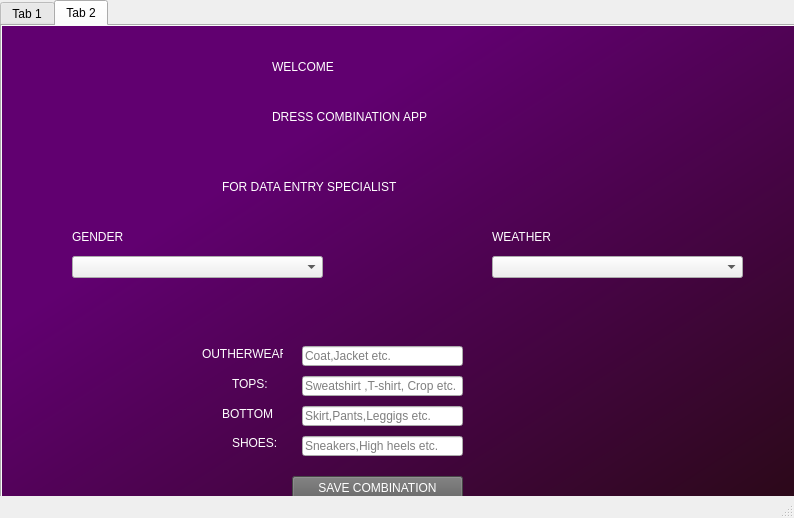
<?xml version="1.0" encoding="UTF-8"?>
<ui version="4.0">
 <class>MainWindow</class>
 <widget class="QMainWindow" name="MainWindow">
  <property name="geometry">
   <rect>
    <x>0</x>
    <y>0</y>
    <width>794</width>
    <height>518</height>
   </rect>
  </property>
  <property name="windowTitle">
   <string>MainWindow</string>
  </property>
  <widget class="QWidget" name="centralwidget">
   <widget class="QTabWidget" name="tabWidget">
    <property name="geometry">
     <rect>
      <x>0</x>
      <y>0</y>
      <width>801</width>
      <height>611</height>
     </rect>
    </property>
    <property name="styleSheet">
     <string notr="true">QWidget#widget{
background-color:qlineargradient(spread:pad, x1:0.944, y1:0.909, x2:0.346, y2:0.226, stop:0 rgba(41, 9, 21, 255), stop:1 rgba(97, 0, 112, 255))
}</string>
    </property>
    <property name="currentIndex">
     <number>1</number>
    </property>
    <widget class="QWidget" name="tab">
     <attribute name="title">
      <string>Tab 1</string>
     </attribute>
     <widget class="QComboBox" name="cityComboBox">
      <property name="geometry">
       <rect>
        <x>440</x>
        <y>230</y>
        <width>281</width>
        <height>22</height>
       </rect>
      </property>
      <property name="styleSheet">
       <string notr="true">color:rgb(255, 255, 255)</string>
      </property>
     </widget>
     <widget class="QPushButton" name="showButton">
      <property name="geometry">
       <rect>
        <x>320</x>
        <y>280</y>
        <width>131</width>
        <height>41</height>
       </rect>
      </property>
      <property name="styleSheet">
       <string notr="true">color:white;
background-color:rgb(98, 98, 98);</string>
      </property>
      <property name="text">
       <string>SHOW COMBINATIONS</string>
      </property>
     </widget>
     <widget class="QComboBox" name="genderComboBox">
      <property name="geometry">
       <rect>
        <x>70</x>
        <y>230</y>
        <width>251</width>
        <height>22</height>
       </rect>
      </property>
      <property name="styleSheet">
       <string notr="true">color:rgb(255, 255, 255)</string>
      </property>
     </widget>
     <widget class="QLabel" name="label">
      <property name="geometry">
       <rect>
        <x>70</x>
        <y>190</y>
        <width>141</width>
        <height>21</height>
       </rect>
      </property>
      <property name="styleSheet">
       <string notr="true">font: 75 20pt &quot;MS Shell Dlg 2&quot;;
color:white;</string>
      </property>
      <property name="text">
       <string>GENDER</string>
      </property>
     </widget>
     <widget class="QLabel" name="label_2">
      <property name="geometry">
       <rect>
        <x>450</x>
        <y>190</y>
        <width>141</width>
        <height>21</height>
       </rect>
      </property>
      <property name="styleSheet">
       <string notr="true">font: 75 20pt &quot;MS Shell Dlg 2&quot;;
color:white;</string>
      </property>
      <property name="text">
       <string>CITY</string>
      </property>
     </widget>
     <widget class="QLabel" name="label_3">
      <property name="geometry">
       <rect>
        <x>260</x>
        <y>10</y>
        <width>241</width>
        <height>81</height>
       </rect>
      </property>
      <property name="styleSheet">
       <string notr="true">font: 75 38pt &quot;MS Shell Dlg 2&quot;;
color:white;
</string>
      </property>
      <property name="text">
       <string>WELCOME</string>
      </property>
     </widget>
     <widget class="QLabel" name="label_4">
      <property name="geometry">
       <rect>
        <x>260</x>
        <y>90</y>
        <width>241</width>
        <height>21</height>
       </rect>
      </property>
      <property name="styleSheet">
       <string notr="true">font: 75 15pt &quot;MS Shell Dlg 2&quot;;
color:white;</string>
      </property>
      <property name="text">
       <string>DRESS COMBINATION APP</string>
      </property>
     </widget>
     <widget class="QLabel" name="label_5">
      <property name="geometry">
       <rect>
        <x>70</x>
        <y>350</y>
        <width>241</width>
        <height>20</height>
       </rect>
      </property>
      <property name="styleSheet">
       <string notr="true">font: 75 11pt &quot;MS Shell Dlg 2&quot;;
color:white;</string>
      </property>
      <property name="text">
       <string>SUGGESTIONS FOR THE WEATHER</string>
      </property>
     </widget>
     <widget class="QWidget" name="widget_2" native="true">
      <property name="geometry">
       <rect>
        <x>0</x>
        <y>0</y>
        <width>801</width>
        <height>481</height>
       </rect>
      </property>
      <property name="styleSheet">
       <string notr="true">background-color:qlineargradient(spread:pad, x1:0.944, y1:0.909, x2:0.346, y2:0.226, stop:0 rgba(41, 9, 21, 255), stop:1 rgba(97, 0, 112, 255))
</string>
      </property>
      <widget class="QLabel" name="combinationLabel">
       <property name="geometry">
        <rect>
         <x>0</x>
         <y>390</y>
         <width>791</width>
         <height>121</height>
        </rect>
       </property>
       <property name="styleSheet">
        <string notr="true">color:white;
font: 75 20pt &quot;MS Shell Dlg 2&quot;;</string>
       </property>
       <property name="text">
        <string/>
       </property>
      </widget>
      <widget class="QLabel" name="label_16">
       <property name="geometry">
        <rect>
         <x>480</x>
         <y>350</y>
         <width>81</width>
         <height>20</height>
        </rect>
       </property>
       <property name="styleSheet">
        <string notr="true">
font: 75 11pt &quot;MS Shell Dlg 2&quot;;
color:white;
</string>
       </property>
       <property name="text">
        <string>WEATHER:</string>
       </property>
      </widget>
      <widget class="QLabel" name="weatherLabel">
       <property name="enabled">
        <bool>true</bool>
       </property>
       <property name="geometry">
        <rect>
         <x>560</x>
         <y>340</y>
         <width>131</width>
         <height>51</height>
        </rect>
       </property>
       <property name="styleSheet">
        <string notr="true">QWidget#widget{
}</string>
       </property>
       <property name="text">
        <string/>
       </property>
      </widget>
     </widget>
     <zorder>widget_2</zorder>
     <zorder>cityComboBox</zorder>
     <zorder>showButton</zorder>
     <zorder>genderComboBox</zorder>
     <zorder>label</zorder>
     <zorder>label_2</zorder>
     <zorder>label_3</zorder>
     <zorder>label_4</zorder>
     <zorder>label_5</zorder>
    </widget>
    <widget class="QWidget" name="tab_2">
     <attribute name="title">
      <string>Tab 2</string>
     </attribute>
     <widget class="QLabel" name="label_7">
      <property name="geometry">
       <rect>
        <x>270</x>
        <y>80</y>
        <width>321</width>
        <height>21</height>
       </rect>
      </property>
      <property name="styleSheet">
       <string notr="true">font: 75 15pt &quot;MS Shell Dlg 2&quot;;
color:white;</string>
      </property>
      <property name="text">
       <string>DRESS COMBINATION APP</string>
      </property>
     </widget>
     <widget class="QLabel" name="label_8">
      <property name="geometry">
       <rect>
        <x>220</x>
        <y>150</y>
        <width>321</width>
        <height>21</height>
       </rect>
      </property>
      <property name="styleSheet">
       <string notr="true">font: 75 18pt &quot;MS Shell Dlg 2&quot;;
color:white;</string>
      </property>
      <property name="text">
       <string>FOR DATA ENTRY SPECIALIST</string>
      </property>
     </widget>
     <widget class="QLabel" name="label_9">
      <property name="geometry">
       <rect>
        <x>70</x>
        <y>200</y>
        <width>81</width>
        <height>21</height>
       </rect>
      </property>
      <property name="styleSheet">
       <string notr="true">font: 75 15pt &quot;MS Shell Dlg 2&quot;;
color:white;</string>
      </property>
      <property name="text">
       <string>GENDER</string>
      </property>
     </widget>
     <widget class="QComboBox" name="genderDataComboBox">
      <property name="geometry">
       <rect>
        <x>70</x>
        <y>230</y>
        <width>251</width>
        <height>22</height>
       </rect>
      </property>
     </widget>
     <widget class="QLabel" name="label_10">
      <property name="geometry">
       <rect>
        <x>490</x>
        <y>200</y>
        <width>91</width>
        <height>21</height>
       </rect>
      </property>
      <property name="styleSheet">
       <string notr="true">font: 75 15pt &quot;MS Shell Dlg 2&quot;;
color:white;</string>
      </property>
      <property name="text">
       <string>WEATHER</string>
      </property>
     </widget>
     <widget class="QComboBox" name="weatherComboBox">
      <property name="geometry">
       <rect>
        <x>490</x>
        <y>230</y>
        <width>251</width>
        <height>22</height>
       </rect>
      </property>
     </widget>
     <widget class="QLabel" name="label_11">
      <property name="geometry">
       <rect>
        <x>200</x>
        <y>320</y>
        <width>81</width>
        <height>16</height>
       </rect>
      </property>
      <property name="styleSheet">
       <string notr="true">color:white;</string>
      </property>
      <property name="text">
       <string>OUTHERWEAR:</string>
      </property>
     </widget>
     <widget class="QLabel" name="label_12">
      <property name="geometry">
       <rect>
        <x>230</x>
        <y>350</y>
        <width>41</width>
        <height>16</height>
       </rect>
      </property>
      <property name="styleSheet">
       <string notr="true">color:white;</string>
      </property>
      <property name="text">
       <string>TOPS:</string>
      </property>
     </widget>
     <widget class="QLabel" name="label_13">
      <property name="geometry">
       <rect>
        <x>220</x>
        <y>380</y>
        <width>51</width>
        <height>16</height>
       </rect>
      </property>
      <property name="styleSheet">
       <string notr="true">color:white;</string>
      </property>
      <property name="text">
       <string>BOTTOMS:</string>
      </property>
     </widget>
     <widget class="QLabel" name="label_14">
      <property name="geometry">
       <rect>
        <x>230</x>
        <y>410</y>
        <width>47</width>
        <height>13</height>
       </rect>
      </property>
      <property name="styleSheet">
       <string notr="true">color:white;</string>
      </property>
      <property name="text">
       <string>SHOES:</string>
      </property>
     </widget>
     <widget class="QPushButton" name="saveButton">
      <property name="geometry">
       <rect>
        <x>290</x>
        <y>450</y>
        <width>171</width>
        <height>23</height>
       </rect>
      </property>
      <property name="styleSheet">
       <string notr="true">color:white;
background-color:rgb(98, 98, 98)
</string>
      </property>
      <property name="text">
       <string>SAVE COMBINATION</string>
      </property>
     </widget>
     <widget class="QWidget" name="widget" native="true">
      <property name="geometry">
       <rect>
        <x>0</x>
        <y>-10</y>
        <width>801</width>
        <height>591</height>
       </rect>
      </property>
      <widget class="QLabel" name="label_6">
       <property name="geometry">
        <rect>
         <x>270</x>
         <y>10</y>
         <width>241</width>
         <height>81</height>
        </rect>
       </property>
       <property name="styleSheet">
        <string notr="true">font: 75 38pt &quot;MS Shell Dlg 2&quot;;
color:white;</string>
       </property>
       <property name="text">
        <string>WELCOME</string>
       </property>
      </widget>
      <widget class="QLineEdit" name="outherwearLineEdit">
       <property name="geometry">
        <rect>
         <x>300</x>
         <y>330</y>
         <width>161</width>
         <height>20</height>
        </rect>
       </property>
       <property name="placeholderText">
        <string>Coat,Jacket etc.</string>
       </property>
      </widget>
      <widget class="QLineEdit" name="topsLineEdit">
       <property name="geometry">
        <rect>
         <x>300</x>
         <y>360</y>
         <width>161</width>
         <height>20</height>
        </rect>
       </property>
       <property name="placeholderText">
        <string>Sweatshirt ,T-shirt, Crop etc.</string>
       </property>
      </widget>
      <widget class="QLineEdit" name="bottomsLineEdit">
       <property name="geometry">
        <rect>
         <x>300</x>
         <y>390</y>
         <width>161</width>
         <height>20</height>
        </rect>
       </property>
       <property name="placeholderText">
        <string>Skirt,Pants,Leggigs etc.</string>
       </property>
      </widget>
      <widget class="QLineEdit" name="shoesLineEdit">
       <property name="geometry">
        <rect>
         <x>300</x>
         <y>420</y>
         <width>161</width>
         <height>20</height>
        </rect>
       </property>
       <property name="placeholderText">
        <string>Sneakers,High heels etc.</string>
       </property>
      </widget>
     </widget>
     <zorder>widget</zorder>
     <zorder>label_7</zorder>
     <zorder>label_8</zorder>
     <zorder>label_9</zorder>
     <zorder>genderDataComboBox</zorder>
     <zorder>label_10</zorder>
     <zorder>weatherComboBox</zorder>
     <zorder>label_11</zorder>
     <zorder>label_12</zorder>
     <zorder>label_13</zorder>
     <zorder>label_14</zorder>
     <zorder>saveButton</zorder>
    </widget>
   </widget>
  </widget>
  <widget class="QStatusBar" name="statusbar"/>
 </widget>
 <resources/>
 <connections/>
</ui>
